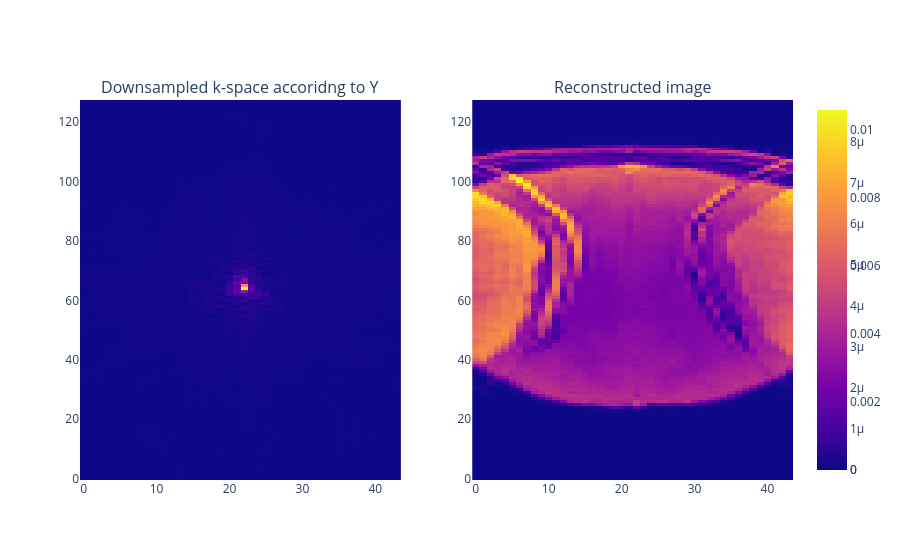

Source (notebook cell):
### Code cell
#| label: figDownsamplingY

# Interactive display in the notebook
pio.renderers.default = "plotly_mimetype"

# Check if static image export is available for PDF
try:
    pio.to_image(go.Figure(), format="png")
    static_export = True
except Exception as exc:
    static_export = False
    print(f"Static PNG export unavailable: {type(exc).__name__}: {exc}")

#K-spaces and image spaces downsampled by half according to y
data = loadmat("ky.mat")
ky = data["magy"]

data = loadmat("magimy.mat")
magimy = data["magimy"]

fig2 = make_subplots(1, 2, subplot_titles=("Downsampled k-space accoridng to Y", "Reconstructed image"))

fig2.add_trace(go.Heatmap(visible=True, z=ky[:,:]), row=1, col=1)
fig2.add_trace(go.Heatmap(visible=True, z=magimy[:,:]), row=1, col=2)

'''DEFAULT = 0
fig.data[0].visible = True
fig.data[1].visible = True'''

fig2

### Figure 1 — Plotly figure (JSON) as saved in the notebook; plotly's stock layout.template omitted (floating-point values rounded to 4 significant figures; data arrays with more than 128 entries replaced by an {"elided": "..."} marker saying what was removed)
{"data": [{"type": "heatmap", "visible": true, "xaxis": "x", "yaxis": "y", "z": {"elided": "128x44 float values"}}, {"type": "heatmap", "visible": true, "xaxis": "x2", "yaxis": "y2", "z": {"elided": "128x44 float values"}}], "layout": {"annotations": [{"font": {"size": 16}, "showarrow": false, "text": "Downsampled k-space accoridng to Y", "x": 0.225, "xanchor": "center", "xref": "paper", "y": 1, "yanchor": "bottom", "yref": "paper"}, {"font": {"size": 16}, "showarrow": false, "text": "Reconstructed image", "x": 0.775, "xanchor": "center", "xref": "paper", "y": 1, "yanchor": "bottom", "yref": "paper"}], "xaxis": {"anchor": "y", "domain": [0, 0.45]}, "xaxis2": {"anchor": "y2", "domain": [0.55, 1]}, "yaxis": {"anchor": "x", "domain": [0, 1]}, "yaxis2": {"anchor": "x2", "domain": [0, 1]}}}
